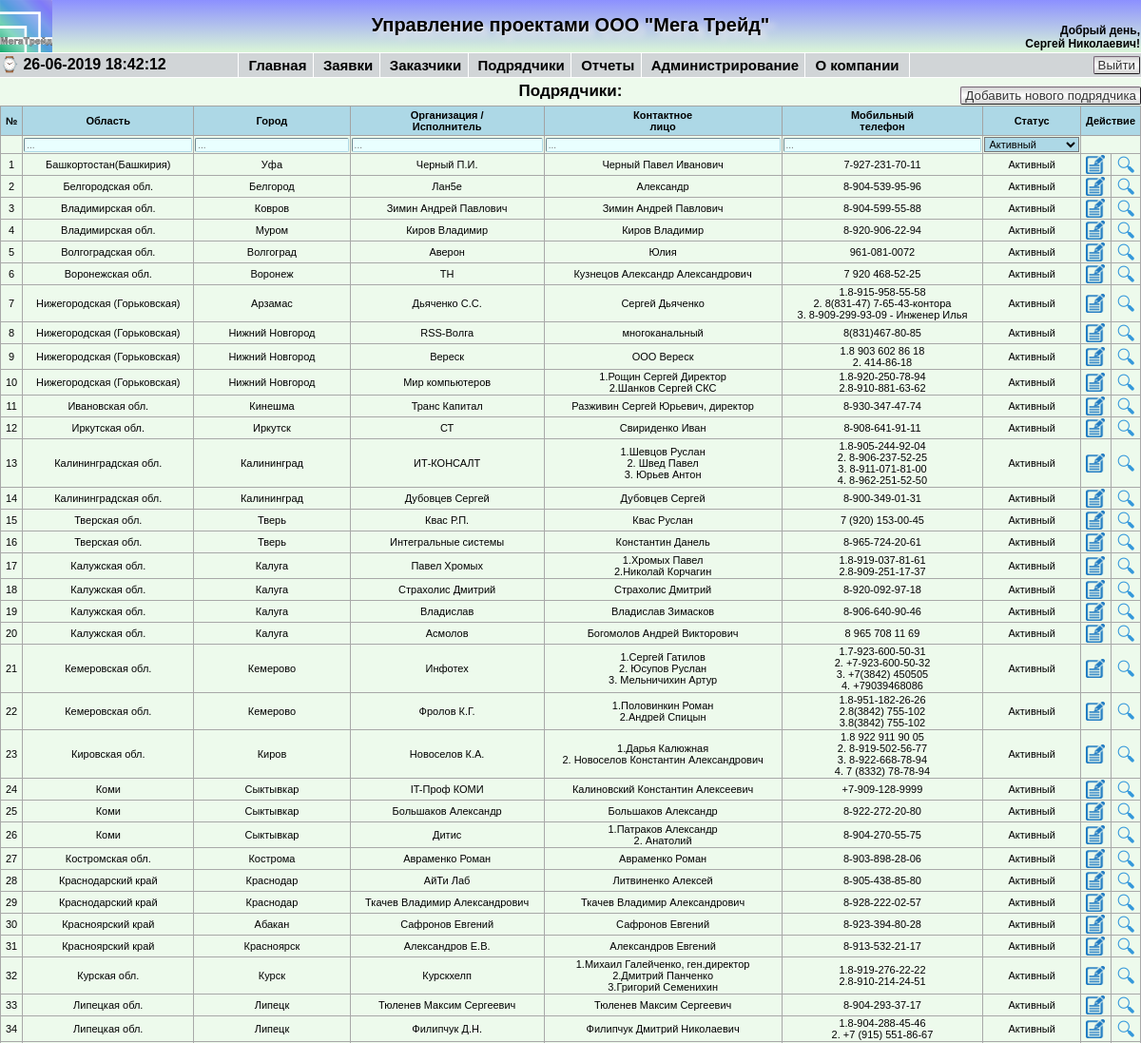
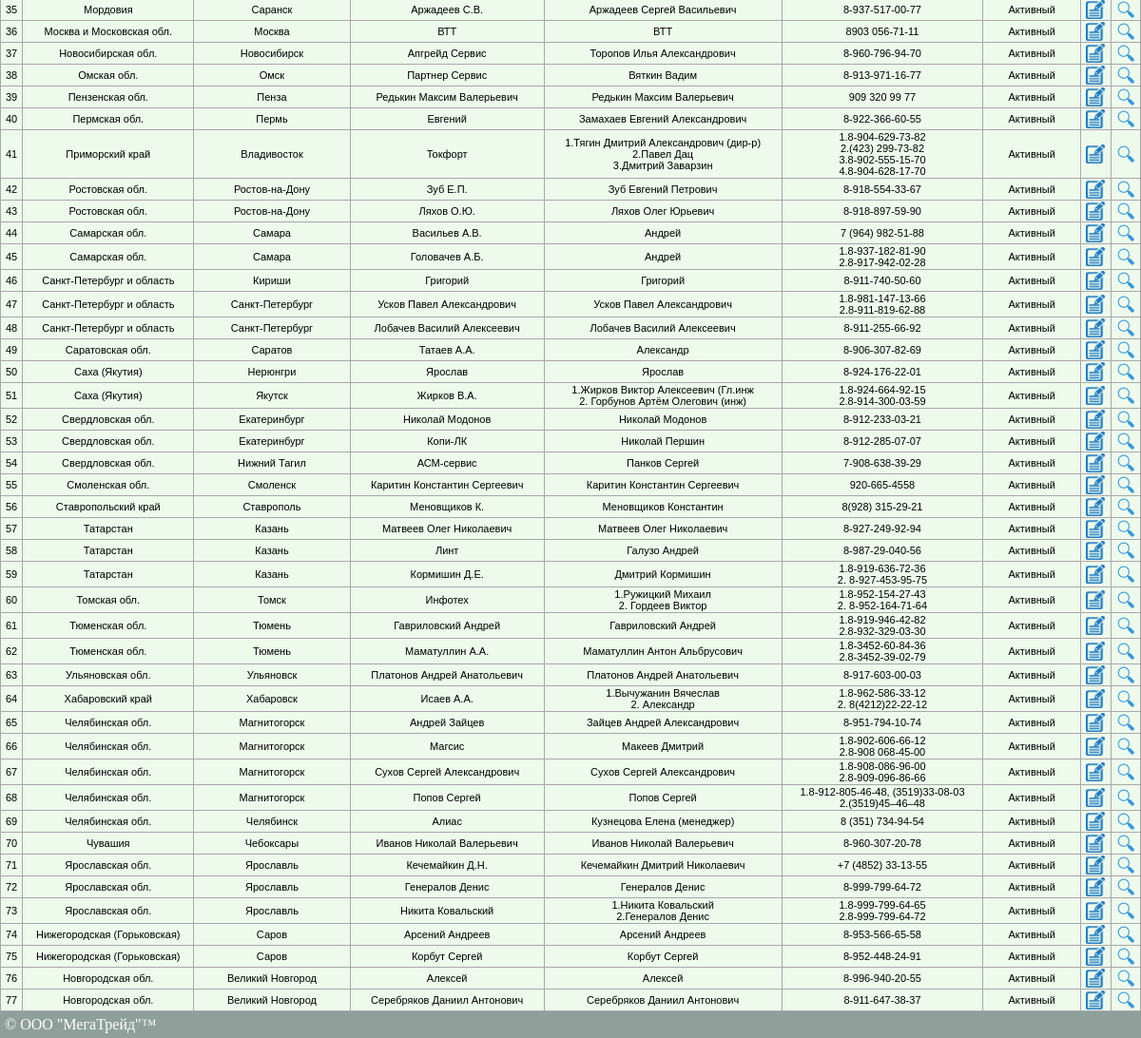
The app's page /showcontractor.php (signed in), older data (2 pictures, top to bottom).
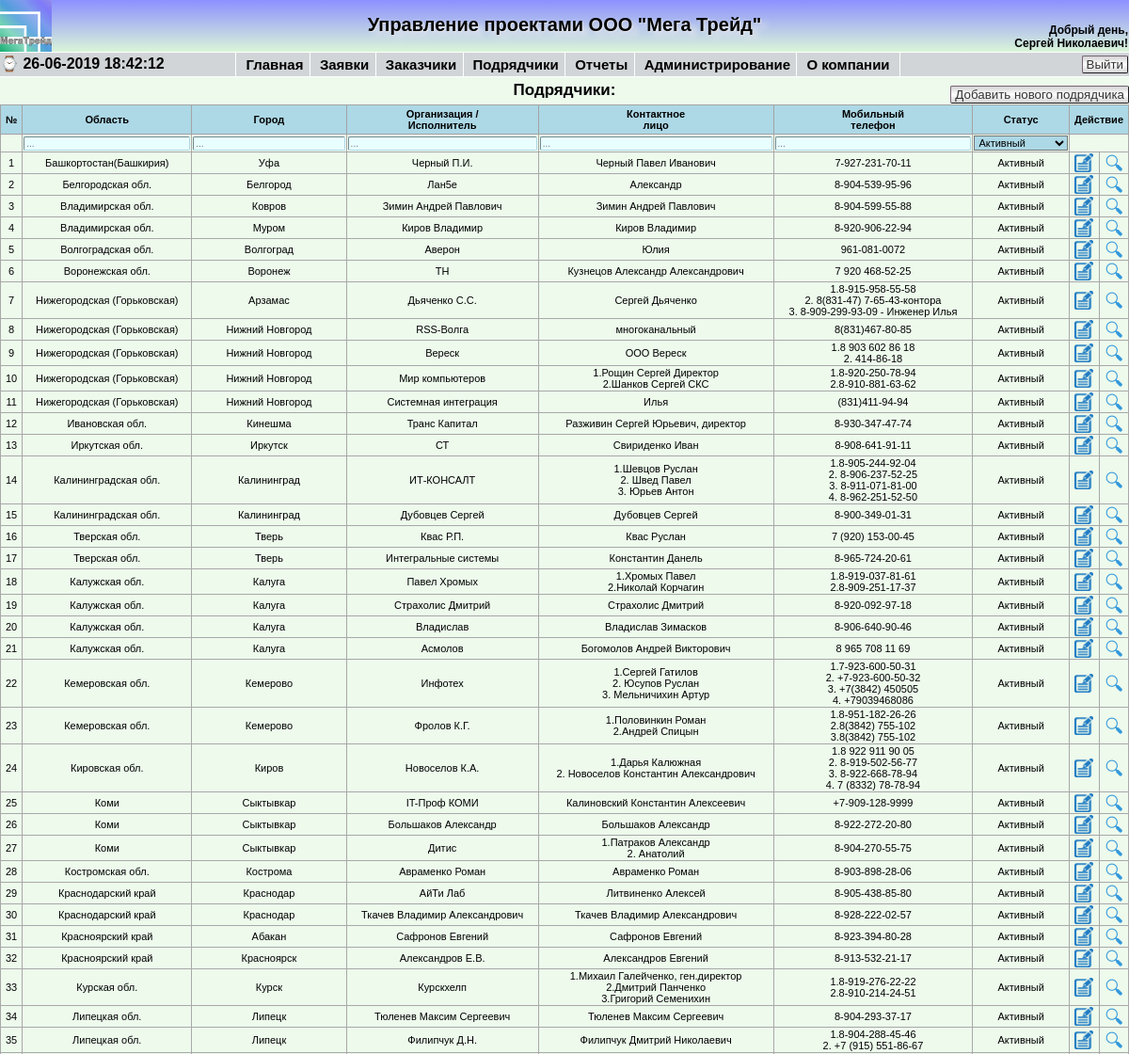
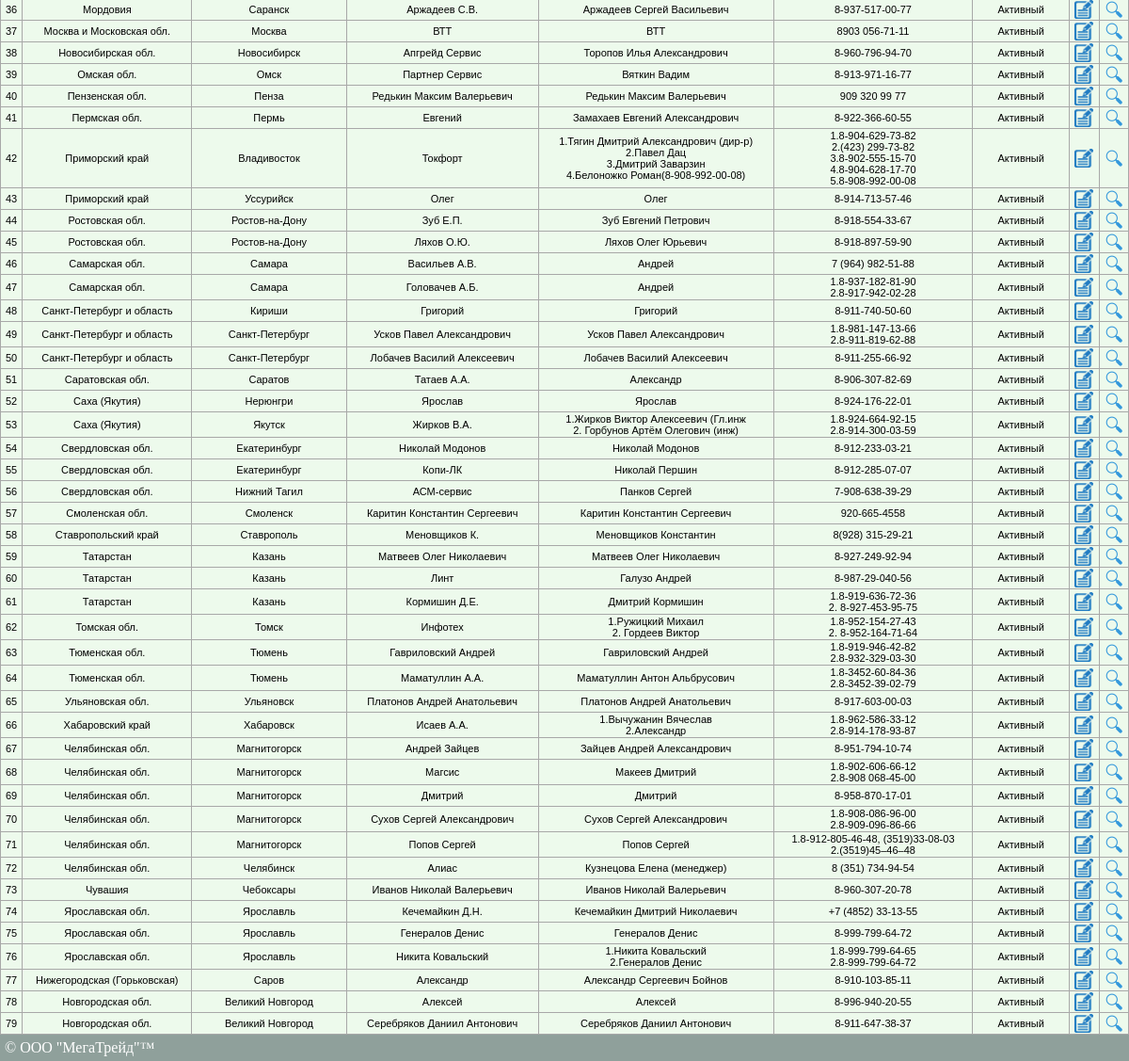
The same page, newer data (2 pictures, top to bottom).
### tables this page shows
CREATE TABLE `contractor` (
  `id_contractor` int(11) NOT NULL AUTO_INCREMENT,
  `country_id` int(6) NOT NULL,
  `region_id` int(6) NOT NULL,
  `city_id` int(6) NOT NULL,
  `org_name` varchar(80) NOT NULL,
  `status` tinyint(1) NOT NULL,
  `dogovor` varchar(60) NOT NULL,
  `method_payment` int(1) NOT NULL,
  `card_number` varchar(18) NOT NULL,
  `anketa` varchar(5) NOT NULL,
  `ownership` varchar(6) NOT NULL,
  `system_no` varchar(7) NOT NULL,
  `contact_name` varchar(250) NOT NULL,
  `passport` text NOT NULL,
  `mobile` varchar(200) NOT NULL,
  `phone` varchar(200) NOT NULL,
  `email` varchar(100) NOT NULL,
  `web` varchar(100) NOT NULL,
  `comment` text NOT NULL,
  PRIMARY KEY (`id_contractor`)
);

CREATE TABLE `region` (
  `region_id` int(10) unsigned NOT NULL AUTO_INCREMENT,
  `country_id` int(10) unsigned NOT NULL DEFAULT '0',
  `city_id` int(10) unsigned NOT NULL DEFAULT '0',
  `name` varchar(64) NOT NULL DEFAULT '',
  PRIMARY KEY (`region_id`),
  KEY `country_id` (`country_id`),
  KEY `city_id` (`city_id`)
);

CREATE TABLE `city` (
  `city_id` int(11) unsigned NOT NULL AUTO_INCREMENT,
  `country_id` int(11) unsigned NOT NULL DEFAULT '0',
  `region_id` int(10) unsigned NOT NULL DEFAULT '0',
  `name` varchar(128) NOT NULL DEFAULT '',
  PRIMARY KEY (`city_id`),
  KEY `country_id` (`country_id`),
  KEY `region_id` (`region_id`)
);

### func/arrays.php (called while the page is built, shortened)
<?php
$statusedit = array("Неактивный", "Активный", "Любой");
?>

### func/db.php (called while the page is built, shortened)
<?php
function Show_Contractor($connection, $var)
{
	$search = "SELECT * FROM contractor $var ORDER BY city_id, status ASC";
    $result = $connection->query ($search);
    $rows = $result->num_rows;
    if (!$rows) return false;
    else
    {
        $array = array ();
        for ($i=0; $i<$rows; $i++)
        {
            $result->data_seek ($i);
            $row =$result->fetch_array (MYSQLI_ASSOC);
            $array["$i"] = $row;
        }
    }
    return $array;
}
function Get_Geo($connection, $id, $geo_table, $geo_row)
{
	$get_geo = "SELECT * FROM $geo_table WHERE $geo_row='$id'";
    $result = $connection->query ($get_geo);
    if ($result)
    {
        $rows = $result->fetch_array (MYSQLI_ASSOC);
    }
    if ($rows) return $rows;
    else return 0;
}
?>

### showcontractor.php (the view, shortened to what this page needs)
<?php
require '/connection/config.php';
if(isset($_SESSION['userlevel']) AND $_SESSION['userlevel']<4)
{
require_once '/blocks/header.php';
require '/func/arrays.php';
$status = 1;
$condition = "WHERE status = '1'";
$contrs = Show_Contractor($link, $condition);
?>
<!DOCTYPE html>
<html lang="ru">
<head>
</head>
<body>
	<div class="showcustomer">
			<?php
			if($_SESSION['userlevel'] <= 3) { ?>
				<div class="newticket">
					<a href='/newcontr.php' ><button class="button-new">Добавить нового подрядчика</button></a>
				</div>
			<?php }?>
			<div class="breadcrumbs">Подрядчики:</div>
					<table border="1" cellspacing="0">
					<thead>
						<tr class="hdr">
							<th width=1%>№</th>
							<th>Область</th>
							<th>Город</th>
							<th>Организация /<br>Исполнитель</th>
							<th>Контактное<br>лицо</th>
							<th>Мобильный<br>телефон</th>
							<th>Статус</th>
							<th colspan="2" width=1%>Действие</th>
						</tr>
						<tr class='table-filters'>
							<td>
							</td>
							<td>
								<input class="reg_input_filter" type="text" placeholder="..."/>
							</td>
							<td>
								<input class="reg_input_filter" type="text" placeholder="..."/>
							</td>
							<td>
								<input class="reg_input_filter" type="text" placeholder="..."/>
							</td>
							<td>
								<input class="reg_input_filter" type="text" placeholder="..."/>
							</td>
							<td>
								<input class="reg_input_filter" type="text" placeholder="..."/>
							</td>
							<form action="" method="POST">
							<td>
								<select class="reg_select_filter" name="contractor_status" onchange="this.form.submit()">
									<?php for($i = 0; $i < 3; $i++) { ?>
									<option  value="<?= $i ?>" <?= ($i == $status) ? 'selected' : ''?>><?= $statusedit[$i] ?></option>
									<?php }?>
								</select>
							</td>
							</form>
							<td colspan="2">
							</td>
						</tr>
					</thead>
			<?php if($contrs){
				foreach($contrs as $i => $contr) {
				?>
					<tr class="reg_text_show_tickets">
						<td align="center"><?=$i + 1?></td>
						<?php $cityname = Get_Geo($link, $contr['city_id'], 'city',  'city_id');?>
						<?php $regionname = Get_Geo($link, $cityname['region_id'], 'region',  'region_id');?>
						<td align="center"><?= $regionname['name'] ?></td>
						<td align="center"><?= $cityname['name'] ?></td>
						<td align="center"><?=$contr['org_name']?></td>
						<td align="center">
						<?php
							$contact_name_exp = explode(";", $contr['contact_name']);
							$count_contact_name = count($contact_name_exp);
							if($count_contact_name<2){
								echo $contact_name_exp[0];
							}
							else {
							for($i = 0; $i < $count_contact_name; $i++)
						{?>
							<?=($i+1).".".$contact_name_exp[$i]."<br>"?>
							<?php }}?>
						</td>
						<td align="center">
						<?php
							$mobile_exp = explode(";", html_entity_decode($contr['mobile'], ENT_QUOTES));
							$count_mobile = count($mobile_exp);
							if($count_mobile<2){
								echo $mobile_exp[0];
							}
							else {
							for($i = 0; $i < $count_mobile; $i++){?>
						<?=($i+1).".".$mobile_exp[$i]."<br>"?>
							<?php }}?>
						</td>
						<td><?=$statusedit[$contr['status']];?></td>
						<?php
							if($_SESSION['userlevel'] <= 3) { ?>
							<td align="center"><a href='/editcontr.php?edit=<?= $contr['id_contractor'] ?>' title = 'Изменить'><img src='/images/edit.png' width='20' height='20'></a></td>
						<?php	} ?>
						<td align="center"><a href='/lookcontr.php?look=<?= $contr['id_contractor'] ?>' title = 'Посмотреть'><img src='/images/lupa.png' width='20' height='20'></a></td>
					</tr>
			<?php }	}else { ?>
				<tr>
					<td colspan="8" align="center" class="date">Не добавлено ни одного подрядчика</td>
 				</tr>
			<?php } ?>
				</table>
	</div>
<div id="footer">&copy; ООО "МегаТрейд"&trade;</div>
</body>
</html>
<?php
	}
	else
	{
		header('Location: /');
}
?>

Row changes from the older to the newer data that the page shows:
no longer on this page (row edited): contractor: region.name "Нижегородская (Горьковская)", city.name "Саров", org_name "Арсений Андреев", contact_name "Арсений Андреев", mobile "8-953-566-65-58", status "Активный"
no longer on this page (row edited): contractor: region.name "Нижегородская (Горьковская)", city.name "Саров", org_name "Корбут Сергей", contact_name "Корбут Сергей", mobile "8-952-448-24-91", status "Активный"
added contractor: region.name "Нижегородская (Горьковская)", city.name "Нижний Новгород", org_name "Системная интеграция", contact_name "Илья", mobile "(831)411-94-94", status "Активный"
added contractor: region.name "Приморский край", city.name "Уссурийск", org_name "Олег", contact_name "Олег", mobile "8-914-713-57-46", status "Активный"
now on this page (row edited): contractor: region.name "Челябинская обл.", city.name "Магнитогорск", org_name "Дмитрий", contact_name "Дмитрий", mobile "8-958-870-17-01", status "Активный"
added contractor: region.name "Нижегородская (Горьковская)", city.name "Саров", org_name "Александр", contact_name "Александр Сергеевич Бойнов", mobile "8-910-103-85-11", status "Активный"
Text that changed along with them:
new list line: ". Белоножко Роман(8-908-992-00-08)"
new list line: ". 8-908-992-00-08"
new list line: ". 8-914-178-93-87"
list line gone: ". 8(4212)22-22-12"
